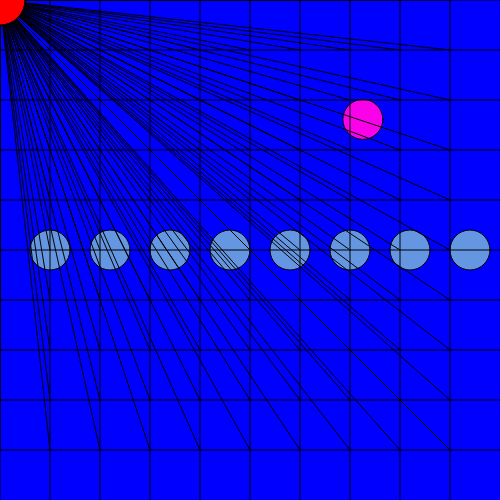
Frame 1 (no input)
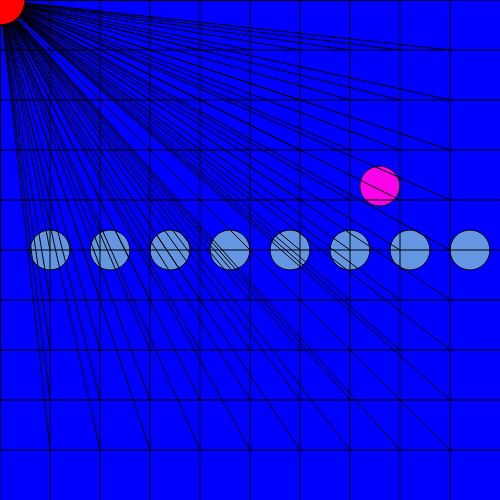
Frame 60 (no input)
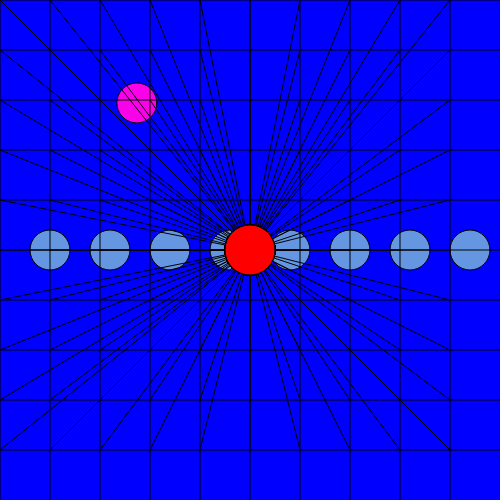
Frame 120 (the mouse pressed at the canvas centre since frame 60)

The p5.js sketch that drew these frames (run headless with seeded random() and noise() and a simulated clock; from frame 60 on, the mouse is pressed at the canvas centre):

// p5.js sketch
// ── sketch.js
// Shahen, hyperspace, have fun
let size = 50;
let x, y;
let lastChange = 0;
let interval = 500;



function setup() {
  createCanvas(500, 500);

  x = random(20, width, - 20);
  y = random(20, height, - 20);
}

function draw() {
  background("blue");  

 let circ = 50; 

 while(circ < width) {
    fill(100, 150, 225);
    circle(circ, height /2, 40);
    circ += 60;
  }

if (millis() - lastChange >= interval) {
  x = random(20, width, - 20);
  y = random(20, height, - 20);
  lastChange = millis();
}
fill (250, 2, 233);
circle(x, y, 40);

  fill("white");
for (let i = 0; i < width; i = i + 50)
  {
    line(i, 0, i, height);
  }

for (let i = 0; i < height; i = i + 50)
  {
    line(0, i, width, i);
  }

  noFill();

  // for loop drawing squares
  for (let x = 0; x < width; x = x + size)
  {
    for (let y = 0; y < height; y = y + size)
    {
      //rect(x, y, 20, 50)
      line(mouseX, mouseY, x, y);
      fill("red");
       circle(mouseX, mouseY, height/10, height/10)
    }
  }
}
